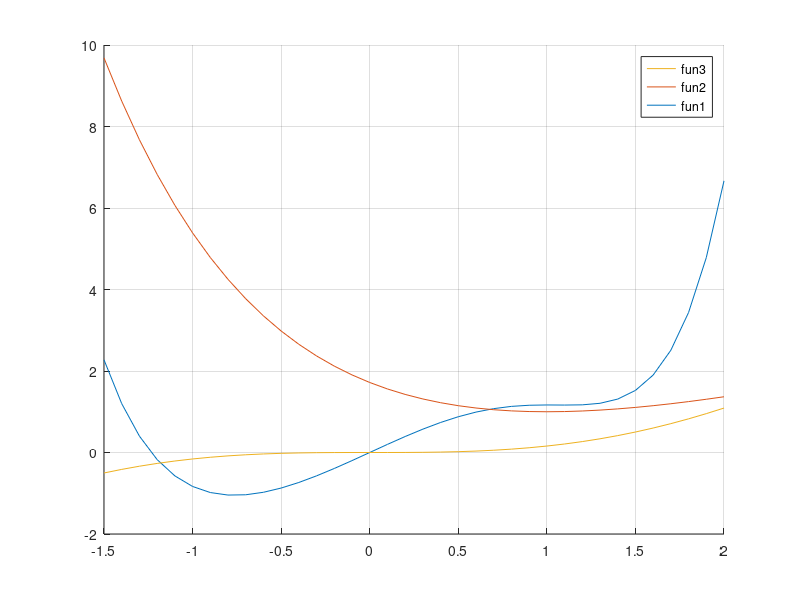

MATLAB code to generate this figure:
% main entry point
function FunctionMinimumValue()
    x = -1.5:0.1:2;
    
    hold on;
    grid on;
    
    functions = {@fun1, @fun2, @fun3};
    evalFunctions(functions, x);
    legend(get(gca, 'children'), get(get(gca, 'children'), 'userdata'))
end

function f1 = fun1(x)
    f1 = (x .^ 6) / 6 - x .^ 3 + 2 * x;
end

function f2 = fun2(x)
    f2 = x + (1 ./ exp(x - 1) - 1);
end

function f3 = fun3(x)
    f3 = x - sin(x);
end

function evalFunctions(functions, x)
    for func = functions
        y = func{1};
        plot(x, y(x), 'userdata', func2str(y));
        
        fminbnd(y, x(1), x(end), optimset('Display','iter', 'TolX', 1e-12));
    end
end















